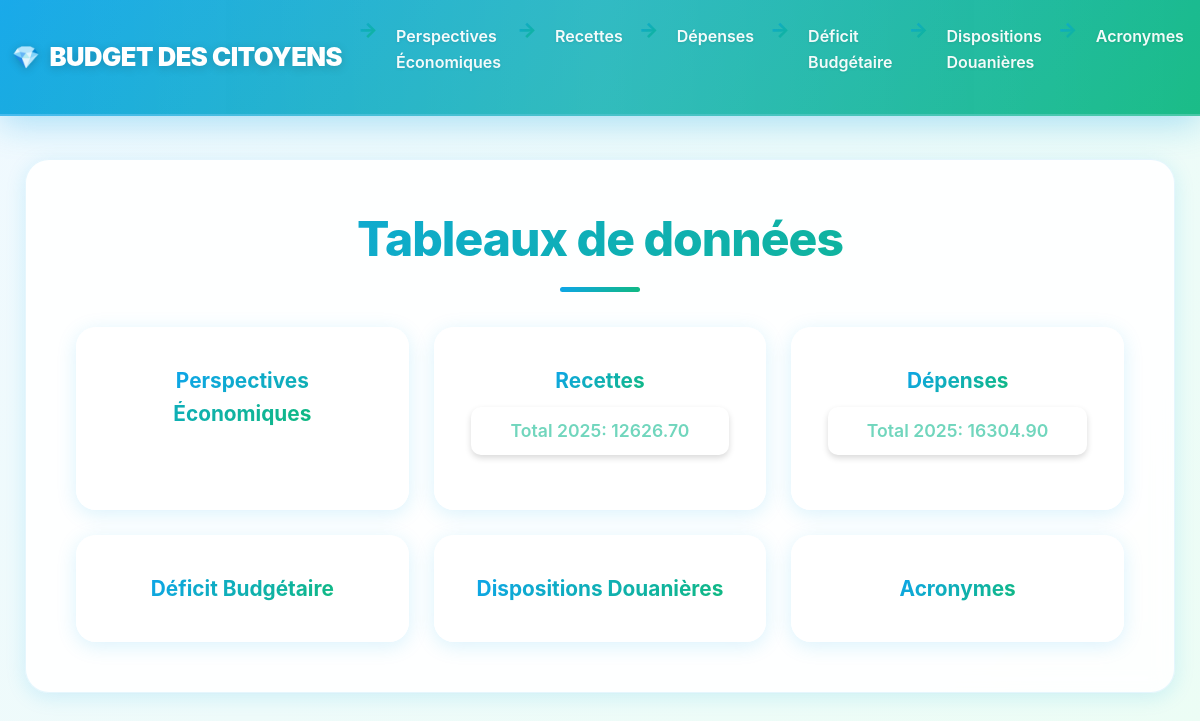
The page /pages/index.php on the database its author committed.
### tables this page shows
CREATE TABLE RecettesParSource (
    id INT PRIMARY KEY AUTO_INCREMENT,
    annee VARCHAR(4),
    categorie VARCHAR(50),
    montant_2024 DECIMAL(15, 2),
    montant_2025 DECIMAL(15, 2)
);

CREATE TABLE DepensesParNature (
    id INT PRIMARY KEY AUTO_INCREMENT,
    rubrique VARCHAR(200),
    montant_2024 DECIMAL(15, 2),
    montant_2025 DECIMAL(15, 2)
);

### inc/connexion.php (called while the page is built, shortened)
<?php
function dbconnect(){
  static $connect = null;
  if($connect === null){
      $connect = mysqli_connect('localhost','root','','Budget_citoyens');
      mysqli_set_charset($connect,'utf8mb4');
  }
  return $connect;
}
?>

### inc/functions.php (called while the page is built, shortened)
<?php
    include("connexion.php");
    function get_total_recette(){
        $requete = "SELECT * FROM RecettesParSource WHERE categorie = 'Total'";
        $result = mysqli_query(dbconnect(),$requete);
        $result_array = [];
        if ($result) {
            while ($row = mysqli_fetch_assoc($result)) {
                $result_array[] = $row;
            }
        } else {
            echo "Error: " . mysqli_error(dbconnect());
        }
        return $result_array;
    }
    function get_total_depense(){
        $requete = "SELECT * FROM DepensesParNature WHERE rubrique = 'TOTAL'";
        $result = mysqli_query(dbconnect(),$requete);
        $result_array = [];
        if ($result) {
            while ($row = mysqli_fetch_assoc($result)) {
                $result_array[] = $row;
            }
        } else {
            echo "Error: " . mysqli_error(dbconnect());
        }
        return $result_array;
    }
?>

### pages/index.php (the view)
<?php
include("../inc/header.php");
$depense_total = get_total_depense();
$recette_total = get_total_recette();
?>
<div class="container mt-5">
    <h1 class="mb-4 text-center titre">Tableaux de données</h1>
    <div class="grid-links">
        <div class="link-card">
            <a href="Perspectives_economiques.php">Perspectives Économiques</a>
        </div>
        <div class="link-card">
            <a href="Recettes.php">Recettes</a>
            <p>
                Total 2025: <?= $recette_total[0]['montant_2025']; ?>
            </p>
        </div>
        <div class="link-card">
            <a href="Depenses.php">Dépenses</a>
            <p>
                Total 2025: <?= $depense_total[0]['montant_2025']; ?>
            </p>
        </div>
        <div class="link-card">
            <a href="Deficit_budgetaire.php">Déficit Budgétaire</a>
        </div>
        <div class="link-card">
            <a href="Disp_douan.php">Dispositions Douanières</a>
        </div>
        <div class="link-card">
            <a href="Acronyme.php">Acronymes</a>
        </div>
    </div>
</div>
</body>
</html>

### rows shown on the page
recettesparsource: montant_2025 "12626.70"
depensesparnature: montant_2025 "16304.90"
